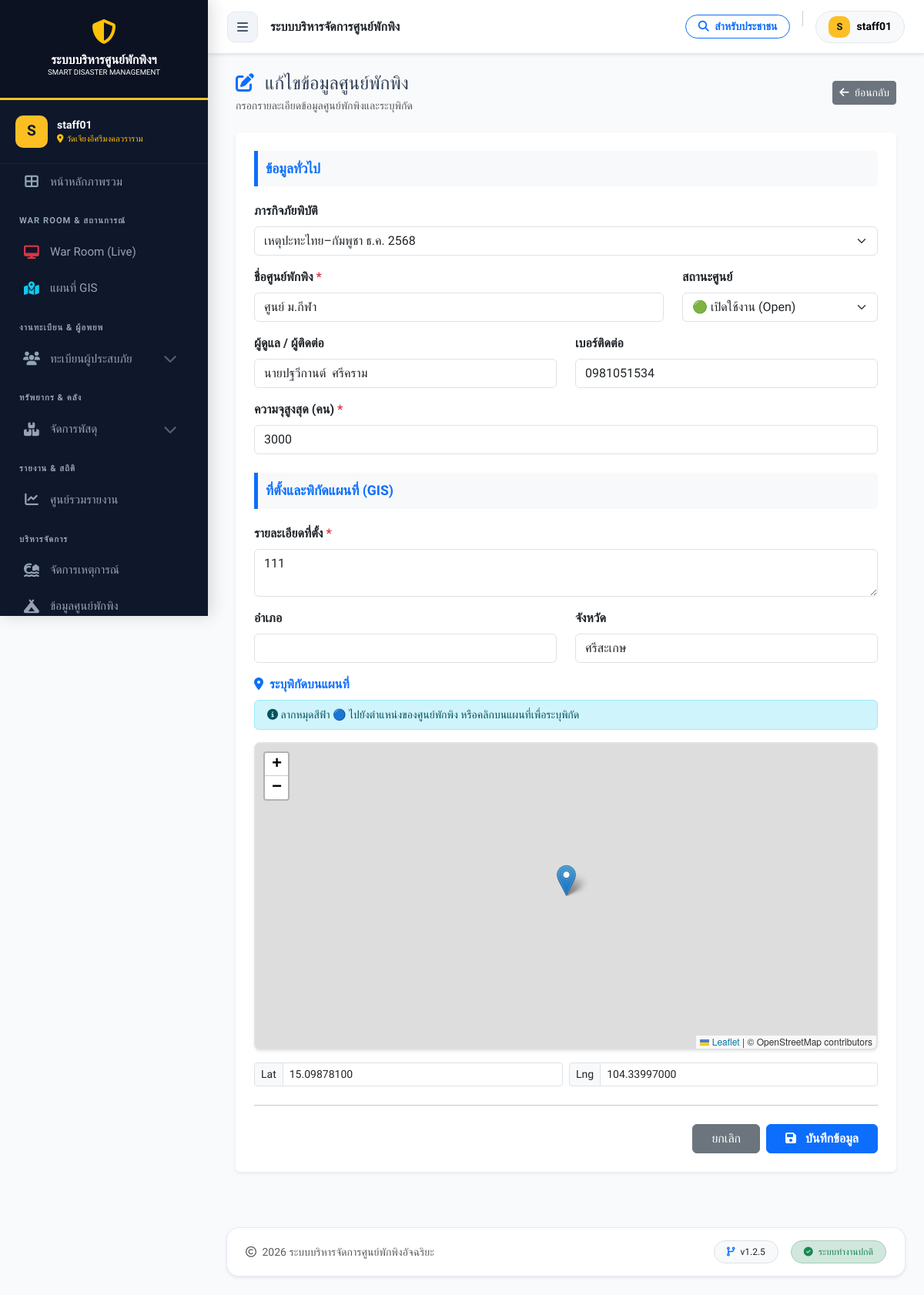
The app's page /shelter_form.php?id=9 (signed in) with its own data.
### tables this page shows
CREATE TABLE `shelters` (
  `id` int(11) NOT NULL,
  `incident_id` int(11) NOT NULL COMMENT 'ผูกกับเหตุการณ์ไหน',
  `name` varchar(200) NOT NULL COMMENT 'ชื่อศูนย์',
  `location` text NOT NULL COMMENT 'ที่ตั้ง',
  `district` varchar(100) DEFAULT NULL,
  `province` varchar(100) DEFAULT NULL,
  `latitude` decimal(10,8) DEFAULT NULL,
  `longitude` decimal(11,8) DEFAULT NULL,
  `capacity` int(11) NOT NULL DEFAULT 0 COMMENT 'ความจุสูงสุด',
  `contact_person` varchar(255) DEFAULT NULL,
  `contact_phone` varchar(20) DEFAULT NULL,
  `status` enum('open','full','closed') NOT NULL DEFAULT 'open',
  `last_updated` datetime DEFAULT NULL,
  `created_at` datetime DEFAULT current_timestamp()
);

CREATE TABLE `incidents` (
  `id` int(11) NOT NULL,
  `name` varchar(200) NOT NULL COMMENT 'ชื่อเหตุการณ์ (เช่น น้ำท่วมปี 67)',
  `type` varchar(50) NOT NULL DEFAULT 'other',
  `description` text DEFAULT NULL,
  `start_date` date NOT NULL,
  `end_date` date DEFAULT NULL,
  `status` enum('active','closed') NOT NULL DEFAULT 'active',
  `created_at` timestamp NOT NULL DEFAULT current_timestamp(),
  `location_scope` varchar(255) DEFAULT NULL COMMENT 'ขอบเขตพื้นที่ (เช่น อ.เมือง)'
);

### shelter_form.php (the view, shortened to what this page needs)
<?php
require_once 'includes/header.php';
$mode = isset($_GET['id']) ? 'edit' : 'add';
$id = isset($_GET['id']) ? intval($_GET['id']) : 0;
$name = '';
$location = '';
$district = '';
$province = '';
$latitude = '13.7563';
$longitude = '100.5018';
$capacity = '';
$status = 'Open';
$contact_person = '';
$contact_phone = '';
$incident_id = '';
if ($mode == 'edit' && $id > 0) {
    $stmt = $conn->prepare("SELECT * FROM shelters WHERE id = ?");
    $stmt->bind_param("i", $id);
    $stmt->execute();
    $result = $stmt->get_result();
    if ($row = $result->fetch_assoc()) {
        $name = $row['name'];
        $location = $row['address'] ?? $row['location'] ?? '';
        $district = $row['district'] ?? '';
        $province = $row['province'] ?? '';
        $incident_id = $row['incident_id'] ?? '';
        $latitude = $row['latitude'];
        $longitude = $row['longitude'];
        $capacity = $row['capacity'];
        $status = $row['status'];
        $contact_person = $row['contact_person'];
        $contact_phone = $row['phone'] ?? $row['contact_phone'] ?? '';
        if(strtolower($status) == 'open') $status = 'Open';
        elseif(strtolower($status) == 'full') $status = 'Full';
        elseif(strtolower($status) == 'closed') $status = 'Closed';
    }
}
$incidents = [];
$check_table = $conn->query("SHOW TABLES LIKE 'incidents'");
if ($check_table && $check_table->num_rows > 0) {
    $inc_result = $conn->query("SELECT id, name FROM incidents WHERE status = 'active' ORDER BY id DESC");
    if ($inc_result) $incidents = $inc_result->fetch_all(MYSQLI_ASSOC);
}
?>
<link rel="stylesheet" href="https://unpkg.com/leaflet@1.9.4/dist/leaflet.css" />
<div class="container-fluid">
    <div class="d-flex justify-content-between align-items-center mb-4">
        <div>
            <h4 class="mb-1">
                <i class="fas <?php echo $mode == 'edit' ? 'fa-edit' : 'fa-plus-circle'; ?> text-primary me-2"></i>
                <?php echo $mode == 'edit' ? 'แก้ไขข้อมูลศูนย์พักพิง' : 'เพิ่มศูนย์พักพิงใหม่'; ?>
            </h4>
            <p class="text-muted small mb-0">กรอกรายละเอียดข้อมูลศูนย์พักพิงและระบุพิกัด</p>
        </div>
        <div>
            <a href="shelter_list.php" class="btn btn-secondary btn-sm">
                <i class="fas fa-arrow-left me-1"></i> ย้อนกลับ
            </a>
        </div>
    </div>
    <div class="card shadow-sm border-0 mb-5">
        <div class="card-body p-4">
            <form action="shelter_save.php" method="POST" class="needs-validation" novalidate>
                <div class="form-section-title">ข้อมูลทั่วไป</div>
                <?php if (!empty($incidents)): ?>
                <div class="mb-3">
                    <label class="form-label fw-bold">ภารกิจภัยพิบัติ</label>
                    <select name="incident_id" class="form-select">
                        <?php foreach ($incidents as $inc): ?>
                            <option value="<?php echo $inc['id']; ?>" <?php echo $incident_id == $inc['id'] ? 'selected' : ''; ?>>
                                <?php echo htmlspecialchars($inc['name']); ?>
                            </option>
                        <?php endforeach; ?>
                    </select>
                </div>
                <?php endif; ?>
                <div class="row">
                    <div class="col-md-8 mb-3">
                        <label class="form-label fw-bold">ชื่อศูนย์พักพิง <span class="text-danger">*</span></label>
                        <input type="text" name="name" class="form-control" required value="<?php echo htmlspecialchars($name); ?>" placeholder="เช่น โรงเรียนบ้านหนองไผ่">
                    </div>
                    <div class="col-md-4 mb-3">
                        <label class="form-label fw-bold">สถานะศูนย์</label>
                        <select name="status" class="form-select">
                            <option value="Open" <?php echo ($status == 'Open') ? 'selected' : ''; ?>>🟢 เปิดใช้งาน (Open)</option>
                        </select>
                    </div>
                </div>
                <div class="row">
                    <div class="col-md-6 mb-3">
                        <label class="form-label fw-bold">ผู้ดูแล / ผู้ติดต่อ</label>
                        <input type="text" name="contact_person" class="form-control" value="<?php echo htmlspecialchars($contact_person); ?>">
                    </div>
                    <div class="col-md-6 mb-3">
                        <label class="form-label fw-bold">เบอร์ติดต่อ</label>
                        <input type="text" name="contact_phone" class="form-control" value="<?php echo htmlspecialchars($contact_phone); ?>">
                    </div>
                </div>
                <div class="mb-3">
                    <label class="form-label fw-bold">ความจุสูงสุด (คน) <span class="text-danger">*</span></label>
                    <input type="number" name="capacity" class="form-control" required min="1" value="<?php echo $capacity; ?>">
                </div>
                <div class="form-section-title mt-4">ที่ตั้งและพิกัดแผนที่ (GIS)</div>
                <div class="mb-3">
                    <label class="form-label fw-bold">รายละเอียดที่ตั้ง <span class="text-danger">*</span></label>
                    <textarea name="location" class="form-control" rows="2" required placeholder="เลขที่, หมู่บ้าน, ถนน..."><?php echo htmlspecialchars($location); ?></textarea>
                </div>
                <div class="row">
                    <div class="col-md-6 mb-3">
                        <label class="form-label fw-bold">อำเภอ</label>
                        <input type="text" name="district" class="form-control" value="<?php echo htmlspecialchars($district); ?>">
                    </div>
                    <div class="col-md-6 mb-3">
                        <label class="form-label fw-bold">จังหวัด</label>
                        <input type="text" name="province" class="form-control" value="<?php echo htmlspecialchars($province); ?>">
                    </div>
                </div>
                <div class="mb-3">
                    <label class="form-label fw-bold text-primary"><i class="fas fa-map-marker-alt me-1"></i> ระบุพิกัดบนแผนที่</label>
                    <div class="alert alert-info py-2 small">
                        <i class="fas fa-info-circle"></i> ลากหมุดสีฟ้า 🔵 ไปยังตำแหน่งของศูนย์พักพิง หรือคลิกบนแผนที่เพื่อระบุพิกัด
                    </div>
                    <div id="map-picker" class="shadow-sm mb-3"></div>
                    <div class="row g-2">
                        <div class="col-6">
                            <div class="input-group input-group-sm">
                                <span class="input-group-text bg-light">Lat</span>
                                <input type="text" name="latitude" id="lat" class="form-control bg-white" readonly value="<?php echo $latitude; ?>">
                            </div>
                        </div>
                        <div class="col-6">
                            <div class="input-group input-group-sm">
                                <span class="input-group-text bg-light">Lng</span>
                                <input type="text" name="longitude" id="lng" class="form-control bg-white" readonly value="<?php echo $longitude; ?>">
                            </div>
                        </div>
                    </div>
                </div>
                <hr class="my-4">
                <div class="d-flex justify-content-end gap-2">
                    <a href="shelter_list.php" class="btn btn-secondary px-4">ยกเลิก</a>
                    <button type="submit" class="btn btn-primary px-4 fw-bold">
                        <i class="fas fa-save me-2"></i> บันทึกข้อมูล
                    </button>
                </div>
            </form>
        </div>
    </div>
</div>
<?php include('includes/footer.php'); ?>

### includes/header.php (shortened to what this page needs)
<?php
require_once __DIR__ . '/../config/db.php';
$current_page = basename($_SERVER['PHP_SELF']);
$role = $_SESSION['role'] ?? 'guest';
$is_admin = ($role === 'admin');
$my_shelter_id = $_SESSION['shelter_id'] ?? '';
$user_shelter_name = '';
if ($my_shelter_id && isset($conn)) {
    $stmt_sh = $conn->prepare("SELECT name FROM shelters WHERE id = ?");
    if ($stmt_sh) {
        $stmt_sh->bind_param("i", $my_shelter_id);
        $stmt_sh->execute();
        $res_sh = $stmt_sh->get_result();
        if ($row_sh = $res_sh->fetch_assoc()) {
            $user_shelter_name = $row_sh['name'];
        }
    }
}
?>
<!DOCTYPE html>
<html lang="th">
<head>
    <link href="https://cdn.jsdelivr.net/npm/bootstrap@5.3.0/dist/css/bootstrap.min.css" rel="stylesheet">
    <link rel="stylesheet" href="https://cdnjs.cloudflare.com/ajax/libs/font-awesome/6.4.0/css/all.min.css">
    <link href='https://unpkg.com/boxicons@2.1.4/css/boxicons.min.css' rel='stylesheet'>
    <link rel="stylesheet" href="https://cdn.jsdelivr.net/npm/sweetalert2@11/dist/sweetalert2.min.css">
    <link rel="stylesheet" href="https://cdnjs.cloudflare.com/ajax/libs/bootstrap-datepicker/1.9.0/css/bootstrap-datepicker.min.css">
    <link rel="stylesheet" href="https://earthchie.github.io/jquery.Thailand.js/jquery.Thailand.js/dist/jquery.Thailand.min.css">
</head>
<body class="<?php echo (isset($_COOKIE['sidebar_state']) && $_COOKIE['sidebar_state'] == 'collapsed') ? 'sidebar-collapsed' : ''; ?>">
<div class="wrapper">
    <nav id="sidebar">
        <div class="sidebar-header">
            <div class="mb-2"><i class="fas fa-shield-alt fa-2x text-warning"></i></div>
            <div class="fw-bold text-white h6 mb-0">ระบบบริหารศูนย์พักพิงฯ</div>
            <div class="text-white small" style="font-size: 0.6rem;">SMART DISASTER MANAGEMENT</div>
        </div>
        <?php if(isset($_SESSION['user_id'])): ?>
            <div class="user-panel">
                <div class="user-avatar"><?php echo strtoupper(substr($_SESSION['username'] ?? 'U', 0, 1)); ?></div>
                <div class="overflow-hidden">
                    <div class="text-white small fw-bold text-truncate"><?php echo $_SESSION['username'] ?? 'User'; ?></div>
                    <div class="text-warning text-truncate" style="font-size: 0.7rem;">
                        <i class="fas fa-map-marker-alt me-1"></i><?php echo $user_shelter_name ?: 'ส่วนกลาง'; ?>
                    </div>
                </div>
            </div>
            <ul class="components">
                <li>
                    <a href="index.php" class="<?php echo $current_page == 'index.php' ? 'active' : ''; ?>">
                        <i class="fas fa-th-large"></i> <span>หน้าหลักภาพรวม</span>
                    </a>
                </li>
                <li class="menu-label">War Room & สถานการณ์</li>
                <li><a href="monitor_dashboard.php" target="_blank"><i class="fas fa-desktop text-danger"></i> <span>War Room (Live)</span></a></li>
                <li><a href="gis_dashboard.php" class="<?php echo $current_page == 'gis_dashboard.php' ? 'active' : ''; ?>"><i class="fas fa-map-location-dot text-info"></i> <span>แผนที่ GIS</span></a></li>
                <li class="menu-label">งานทะเบียน & ผู้อพยพ</li>
                <li>
                    <a href="#evacueeSubmenu" data-bs-toggle="collapse" class="dropdown-toggle <?php echo (strpos($current_page, 'evacuee') !== false) ? 'active' : ''; ?>">
                        <i class="fas fa-users"></i> <span>ทะเบียนผู้ประสบภัย</span>
                        <i class="fas fa-chevron-down dropdown-icon"></i>
                    </a>
                </li>
                <li class="menu-label">ทรัพยากร & คลัง</li>
                <li>
                    <a href="#logisticsSubmenu" data-bs-toggle="collapse" class="dropdown-toggle <?php echo (strpos($current_page, 'inventory') !== false) ? 'active' : ''; ?>">
                        <i class="fas fa-boxes-stacked"></i> <span>จัดการพัสดุ</span>
                        <i class="fas fa-chevron-down dropdown-icon"></i>
                    </a>
                </li>
                <li class="menu-label">รายงาน & สถิติ</li>
                <li>
                    <a href="report_center.php" class="<?php echo (strpos($current_page, 'report_') !== false) ? 'active' : ''; ?>">
                        <i class="fas fa-chart-line"></i> <span>ศูนย์รวมรายงาน</span>
                    </a>
                </li>
                <?php if($is_admin || $role === 'staff'): ?>
                <li class="menu-label">บริหารจัดการ</li>
                <li>
                    <a href="incident_manager.php" class="<?php echo $current_page == 'incident_manager.php' ? 'active' : ''; ?>">
                        <i class="fas fa-house-tsunami"></i> <span>จัดการเหตุการณ์</span>
                    </a>
                </li>
                <li>
                    <a href="shelter_list.php" class="<?php echo $current_page == 'shelter_list.php' ? 'active' : ''; ?>">
                        <i class="fas fa-campground"></i> <span>ข้อมูลศูนย์พักพิง</span>
                    </a>
                </li>
                <?php endif; ?>
            </ul>
        <?php endif; ?>
    </nav>
    <div id="content">
        <nav class="top-navbar shadow-sm">
            <div class="d-flex align-items-center">
                <div id="sidebarCollapse" onclick="toggleSidebar()" style="cursor: pointer;">
                    <i class="fas fa-bars"></i>
                </div>
                <div class="ms-3 d-none d-sm-block fw-bold text-dark">
                    <?php
                        if($current_page == 'index.php') echo 'ภาพรวมสถานการณ์';
                        elseif($current_page == 'evacuee_list.php') echo 'ทะเบียนรายชื่อผู้ประสบภัย';
                        elseif(strpos($current_page, 'report_') !== false) echo 'ระบบรายงานและการวิเคราะห์';
                        elseif($current_page == 'incident_manager.php') echo 'จัดการเหตุการณ์ภัยพิบัติ';
                        elseif($current_page == 'shelter_list.php') echo 'บริหารจัดการศูนย์พักพิง';
                        else echo 'ระบบบริหารจัดการศูนย์พักพิง';
                    ?>
                </div>
            </div>
            <div class="d-flex align-items-center gap-3">
                <a href="family_finder.php" target="_blank" class="btn btn-sm btn-outline-primary rounded-pill px-3 fw-bold">
                    <i class="fas fa-search me-1"></i> สำหรับประชาชน
                </a>
                <div class="dropdown">
                    <button class="btn btn-light rounded-pill d-flex align-items-center gap-2 px-3 dropdown-toggle" type="button" data-bs-toggle="dropdown" aria-expanded="false" style="border: 1px solid #e2e8f0;">
                        <div class="user-avatar" style="width: 28px; height: 28px; font-size: 0.8rem;">
                            <?php echo strtoupper(substr($_SESSION['username'] ?? 'U', 0, 1)); ?>
                        </div>
                        <span class="d-none d-md-block small fw-bold"><?php echo $_SESSION['username'] ?? 'User'; ?></span>
                    </button>
                </div>
            </div>
        </nav>
        <div class="p-3 p-md-4">

### records on screen
shelters: name "วัดเจียงอีศรีมงคลวราราม"
shelters: incident_id "เหตุปะทะไทย–กัมพูชา ธ.ค. 2568", name "ศูนย์ ม.กีฬา", status "🟢 เปิดใช้งาน (Open)", contact_person "นายปฐวีกานต์ ศรีคราม", contact_phone "0981051534", capacity "3000", location "111", province "ศรีสะเกษ", latitude "15.09878100", longitude "104.33997000"

### other values on screen
substr($_SESSION['username'] ?? 'U', 0, 1) "S"
$_SESSION['username'] "staff01"
